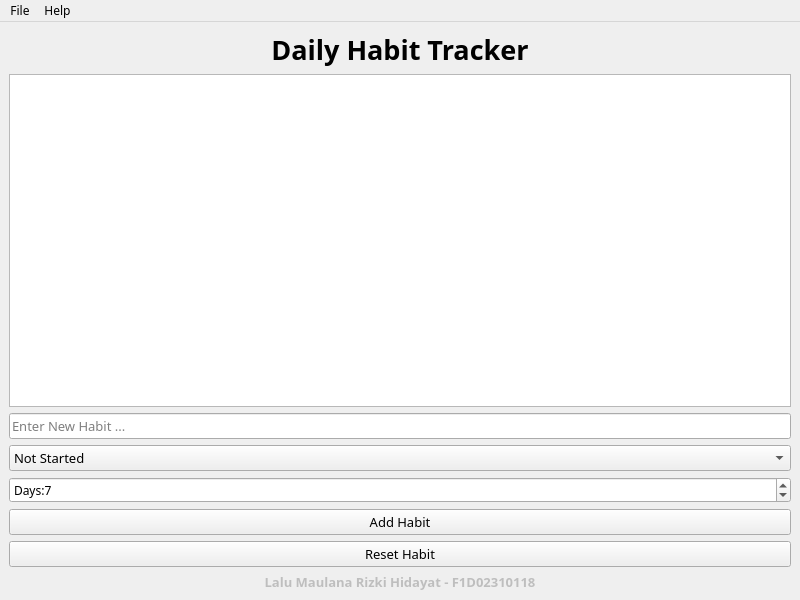
<?xml version="1.0" encoding="UTF-8"?>
<ui version="4.0">
 <class>MainWindow</class>
 <widget class="QMainWindow" name="MainWindow">
  <property name="geometry">
   <rect>
    <x>0</x>
    <y>0</y>
    <width>800</width>
    <height>600</height>
   </rect>
  </property>
  <property name="font">
   <font>
    <family>Poppins</family>
   </font>
  </property>
  <property name="windowTitle">
   <string>MainWindow</string>
  </property>
  <widget class="QWidget" name="centralwidget">
   <layout class="QVBoxLayout" name="verticalLayout">
    <item>
     <widget class="QLabel" name="labelTitle">
      <property name="font">
       <font>
        <family>Poppins</family>
        <pointsize>20</pointsize>
        <italic>false</italic>
        <bold>true</bold>
        <kerning>true</kerning>
       </font>
      </property>
      <property name="text">
       <string>Daily Habit Tracker</string>
      </property>
      <property name="alignment">
       <set>Qt::AlignmentFlag::AlignCenter</set>
      </property>
     </widget>
    </item>
    <item>
     <widget class="QListWidget" name="listWidgetHabits">
      <property name="font">
       <font>
        <family>Poppins</family>
        <pointsize>12</pointsize>
        <bold>false</bold>
       </font>
      </property>
      <property name="resizeMode">
       <enum>QListView::ResizeMode::Fixed</enum>
      </property>
     </widget>
    </item>
    <item>
     <widget class="QLineEdit" name="lineEditHabit">
      <property name="font">
       <font>
        <family>Poppins</family>
        <pointsize>10</pointsize>
        <bold>false</bold>
       </font>
      </property>
      <property name="placeholderText">
       <string>Enter New Habit ...</string>
      </property>
     </widget>
    </item>
    <item>
     <widget class="QComboBox" name="comboBoxStatus">
      <property name="font">
       <font>
        <family>Poppins</family>
        <pointsize>10</pointsize>
        <bold>false</bold>
       </font>
      </property>
      <property name="layoutDirection">
       <enum>Qt::LayoutDirection::LeftToRight</enum>
      </property>
      <item>
       <property name="text">
        <string>Not Started</string>
       </property>
      </item>
      <item>
       <property name="text">
        <string>In Progress</string>
       </property>
      </item>
      <item>
       <property name="text">
        <string>Completed</string>
       </property>
      </item>
     </widget>
    </item>
    <item>
     <widget class="QSpinBox" name="spinBoxTargetDays">
      <property name="font">
       <font>
        <family>Poppins</family>
        <bold>false</bold>
       </font>
      </property>
      <property name="prefix">
       <string>Days:</string>
      </property>
      <property name="minimum">
       <number>1</number>
      </property>
      <property name="maximum">
       <number>365</number>
      </property>
      <property name="value">
       <number>7</number>
      </property>
     </widget>
    </item>
    <item>
     <widget class="QPushButton" name="buttonAdd">
      <property name="font">
       <font>
        <family>Poppins</family>
        <pointsize>10</pointsize>
        <bold>false</bold>
       </font>
      </property>
      <property name="text">
       <string>Add Habit</string>
      </property>
     </widget>
    </item>
    <item>
     <widget class="QPushButton" name="buttonReset">
      <property name="font">
       <font>
        <family>Poppins</family>
        <pointsize>10</pointsize>
        <bold>false</bold>
       </font>
      </property>
      <property name="text">
       <string>Reset Habit</string>
      </property>
     </widget>
    </item>
    <item>
     <widget class="QLabel" name="labelID">
      <property name="enabled">
       <bool>false</bool>
      </property>
      <property name="font">
       <font>
        <family>Poppins</family>
        <pointsize>10</pointsize>
        <bold>true</bold>
       </font>
      </property>
      <property name="text">
       <string>Lalu Maulana Rizki Hidayat - F1D02310118</string>
      </property>
      <property name="alignment">
       <set>Qt::AlignmentFlag::AlignCenter</set>
      </property>
     </widget>
    </item>
   </layout>
  </widget>
  <widget class="QMenuBar" name="menubar">
   <property name="geometry">
    <rect>
     <x>0</x>
     <y>0</y>
     <width>800</width>
     <height>28</height>
    </rect>
   </property>
   <widget class="QMenu" name="menuFile">
    <property name="title">
     <string>File</string>
    </property>
    <addaction name="actionSave"/>
    <addaction name="actionExit"/>
   </widget>
   <widget class="QMenu" name="menuHelp">
    <property name="title">
     <string>Help</string>
    </property>
    <addaction name="actionAbout"/>
   </widget>
   <addaction name="menuFile"/>
   <addaction name="menuHelp"/>
  </widget>
  <action name="actionAbout">
   <property name="text">
    <string>About</string>
   </property>
   <property name="font">
    <font>
     <family>Poppins</family>
    </font>
   </property>
  </action>
  <action name="actionSave">
   <property name="text">
    <string>Save</string>
   </property>
   <property name="font">
    <font>
     <family>Poppins</family>
    </font>
   </property>
  </action>
  <action name="actionExit">
   <property name="text">
    <string>Exit</string>
   </property>
   <property name="font">
    <font>
     <family>Poppins</family>
    </font>
   </property>
  </action>
 </widget>
 <resources/>
 <connections/>
</ui>
